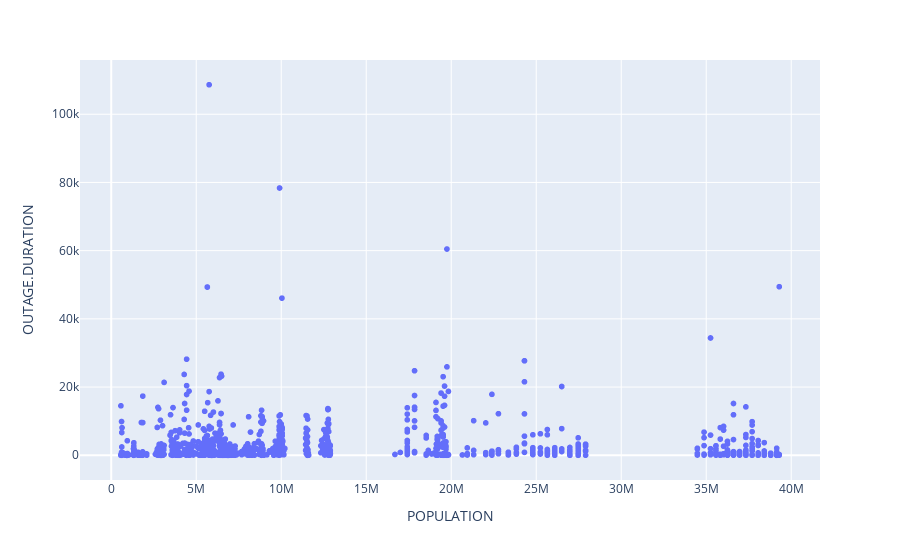
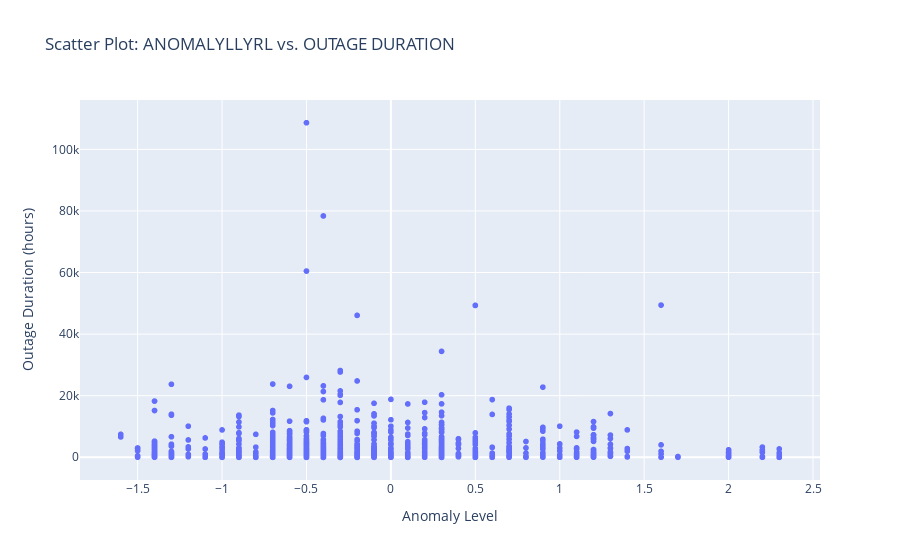
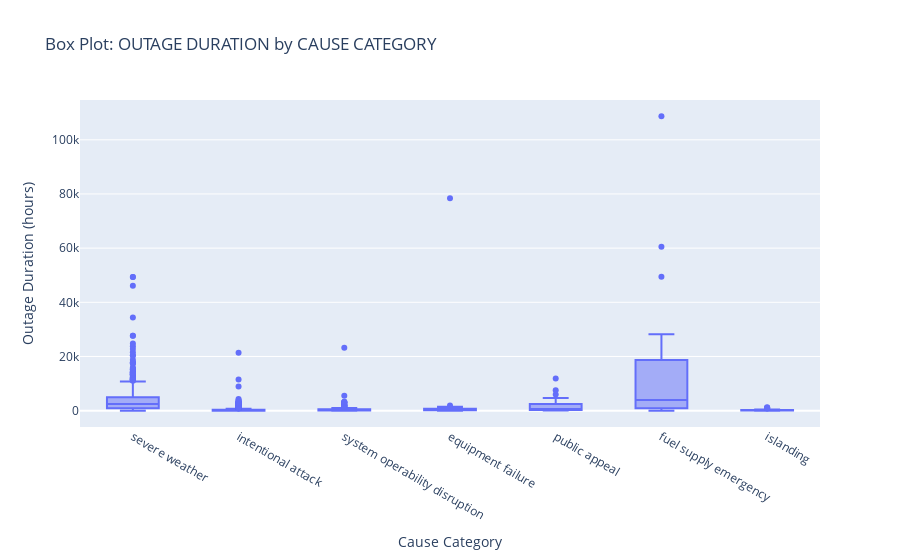
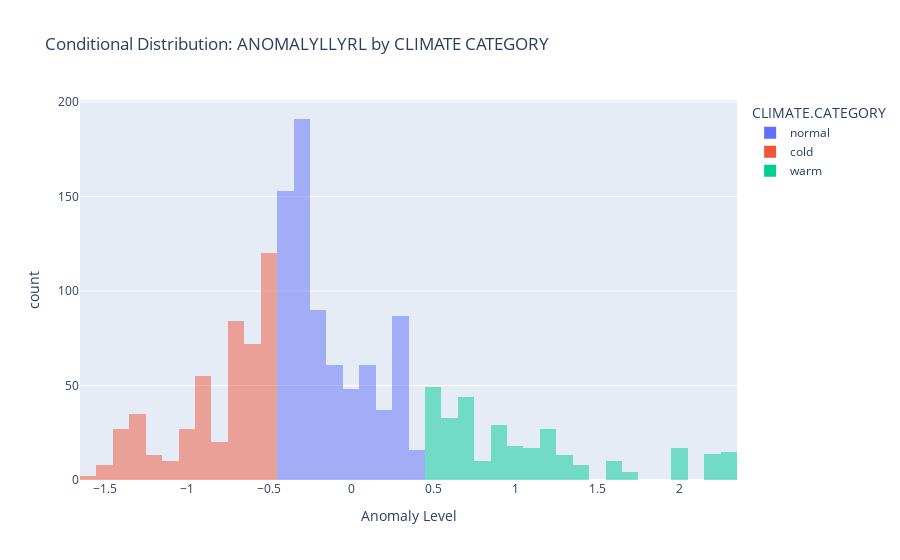

The cell these charts' notebook holds for them, in order:
### Markdown cell above
BIVARIATE ANALYSIS

### Code cell
fig1 = px.scatter(outage, x='POPULATION', y='OUTAGE.DURATION')
fig2 = px.scatter(outage, x='ANOMALY.LEVEL', y='OUTAGE.DURATION',title='Scatter Plot: ANOMALYLLYRL vs. OUTAGE DURATION',
                  labels={'ANOMALY.LEVEL': 'Anomaly Level', 'OUTAGE.DURATION': 'Outage Duration (hours)'})
fig3 = px.box(outage, x='CAUSE.CATEGORY', y='OUTAGE.DURATION',
              title='Box Plot: OUTAGE DURATION by CAUSE CATEGORY',
              labels={'CAUSE.CATEGORY': 'Cause Category', 'OUTAGE.DURATION': 'Outage Duration (hours)'})
fig4 = px.histogram(outage, x='ANOMALY.LEVEL', color='CLIMATE.CATEGORY', barmode='overlay',
                    title='Conditional Distribution: ANOMALYLLYRL by CLIMATE CATEGORY',
                    labels={'ANOMALY.LEVEL': 'Anomaly Level', 'count': 'Frequency'})
climate_avg_duration = outage.groupby('CLIMATE.CATEGORY')['OUTAGE.DURATION'].mean().reset_index()
fig5 = px.bar(climate_avg_duration, x='CLIMATE.CATEGORY', y='OUTAGE.DURATION',
               title='Average Outage Duration by CLIMATE CATEGORY',
               
               labels={'CLIMATE.CATEGORY': 'Climate Category', 'OUTAGE.DURATION': 'Average Outage Duration (hours)'})




# Heatmap: Outage Count by CAUSE CATEGORY and CLIMATE CATEGORY
pivot_table = pd.pivot_table(outage, values='OUTAGE.DURATION', index='CAUSE.CATEGORY', columns='CLIMATE.CATEGORY', aggfunc='count')
fig6 = px.imshow(pivot_table, labels=dict(x="Climate Category", y="Cause Category", color="Outage Count"),
                 title='Outage Count by CAUSE CATEGORY and CLIMATE CATEGORY')


# Bar plot: Maximum Anomaly Level by STATE
state_max_anomaly = outage.groupby('U.S._STATE')['ANOMALY.LEVEL'].mean().reset_index()
fig7 = px.bar(state_max_anomaly, x='U.S._STATE', y='ANOMALY.LEVEL',
              title='Maximum Anomaly Level by STATE',
              labels={'U.S._STATE': 'State', 'ANOMALY.LEVEL': 'Maximum Anomaly Level'})
fig8 = px.scatter(outage, x='ANOMALY.LEVEL', y='OUTAGE.DURATION')
fig1.show()
fig2.show()
fig3.show()
fig4.show()
fig5.show()
fig6.show()
fig7.show()
fig8.show()

### Figure 1 — Plotly figure (JSON) as saved in the notebook; plotly's stock layout.template omitted (floating-point values rounded to 4 significant figures; data arrays with more than 128 entries replaced by an {"elided": "..."} marker saying what was removed)
{"data": [{"hovertemplate": "POPULATION=%{x}<br>OUTAGE.DURATION=%{y}<extra></extra>", "legendgroup": "", "marker": {"color": "#636efa", "symbol": "circle"}, "mode": "markers", "name": "", "showlegend": false, "type": "scattergl", "x": {"elided": "1534 int values"}, "xaxis": "x", "y": {"elided": "1534 float values"}, "yaxis": "y"}], "layout": {"legend": {"tracegroupgap": 0}, "margin": {"t": 60}, "xaxis": {"anchor": "y", "domain": [0, 1], "title": {"text": "POPULATION"}}, "yaxis": {"anchor": "x", "domain": [0, 1], "title": {"text": "OUTAGE.DURATION"}}}}

### Figure 2 — Plotly figure (JSON) as saved in the notebook; plotly's stock layout.template omitted (floating-point values rounded to 4 significant figures; data arrays with more than 128 entries replaced by an {"elided": "..."} marker saying what was removed)
{"data": [{"hovertemplate": "Anomaly Level=%{x}<br>Outage Duration (hours)=%{y}<extra></extra>", "legendgroup": "", "marker": {"color": "#636efa", "symbol": "circle"}, "mode": "markers", "name": "", "showlegend": false, "type": "scattergl", "x": {"elided": "1534 float values"}, "xaxis": "x", "y": {"elided": "1534 float values"}, "yaxis": "y"}], "layout": {"legend": {"tracegroupgap": 0}, "title": {"text": "Scatter Plot: ANOMALYLLYRL vs. OUTAGE DURATION"}, "xaxis": {"anchor": "y", "domain": [0, 1], "title": {"text": "Anomaly Level"}}, "yaxis": {"anchor": "x", "domain": [0, 1], "title": {"text": "Outage Duration (hours)"}}}}

### Figure 3 — Plotly figure (JSON) as saved in the notebook; plotly's stock layout.template omitted (floating-point values rounded to 4 significant figures; data arrays with more than 128 entries replaced by an {"elided": "..."} marker saying what was removed)
{"data": [{"alignmentgroup": "True", "hovertemplate": "Cause Category=%{x}<br>Outage Duration (hours)=%{y}<extra></extra>", "legendgroup": "", "marker": {"color": "#636efa"}, "name": "", "notched": false, "offsetgroup": "", "orientation": "v", "showlegend": false, "type": "box", "x": {"elided": "1534 str values"}, "x0": " ", "xaxis": "x", "y": {"elided": "1534 float values"}, "y0": " ", "yaxis": "y"}], "layout": {"boxmode": "group", "legend": {"tracegroupgap": 0}, "title": {"text": "Box Plot: OUTAGE DURATION by CAUSE CATEGORY"}, "xaxis": {"anchor": "y", "domain": [0, 1], "title": {"text": "Cause Category"}}, "yaxis": {"anchor": "x", "domain": [0, 1], "title": {"text": "Outage Duration (hours)"}}}}

### Figure 4 — Plotly figure (JSON) as saved in the notebook; plotly's stock layout.template omitted (floating-point values rounded to 4 significant figures; data arrays with more than 128 entries replaced by an {"elided": "..."} marker saying what was removed)
{"data": [{"bingroup": "x", "hovertemplate": "CLIMATE.CATEGORY=normal<br>Anomaly Level=%{x}<br>count=%{y}<extra></extra>", "legendgroup": "normal", "marker": {"color": "#636efa", "opacity": 0.5, "pattern": {"shape": ""}}, "name": "normal", "orientation": "v", "showlegend": true, "type": "histogram", "x": {"elided": "744 float values"}, "xaxis": "x", "yaxis": "y"}, {"bingroup": "x", "hovertemplate": "CLIMATE.CATEGORY=cold<br>Anomaly Level=%{x}<br>count=%{y}<extra></extra>", "legendgroup": "cold", "marker": {"color": "#EF553B", "opacity": 0.5, "pattern": {"shape": ""}}, "name": "cold", "orientation": "v", "showlegend": true, "type": "histogram", "x": {"elided": "473 float values"}, "xaxis": "x", "yaxis": "y"}, {"bingroup": "x", "hovertemplate": "CLIMATE.CATEGORY=warm<br>Anomaly Level=%{x}<br>count=%{y}<extra></extra>", "legendgroup": "warm", "marker": {"color": "#00cc96", "opacity": 0.5, "pattern": {"shape": ""}}, "name": "warm", "orientation": "v", "showlegend": true, "type": "histogram", "x": {"elided": "308 float values"}, "xaxis": "x", "yaxis": "y"}], "layout": {"barmode": "overlay", "legend": {"title": {"text": "CLIMATE.CATEGORY"}, "tracegroupgap": 0}, "title": {"text": "Conditional Distribution: ANOMALYLLYRL by CLIMATE CATEGORY"}, "xaxis": {"anchor": "y", "domain": [0, 1], "title": {"text": "Anomaly Level"}}, "yaxis": {"anchor": "x", "domain": [0, 1], "title": {"text": "count"}}}}
